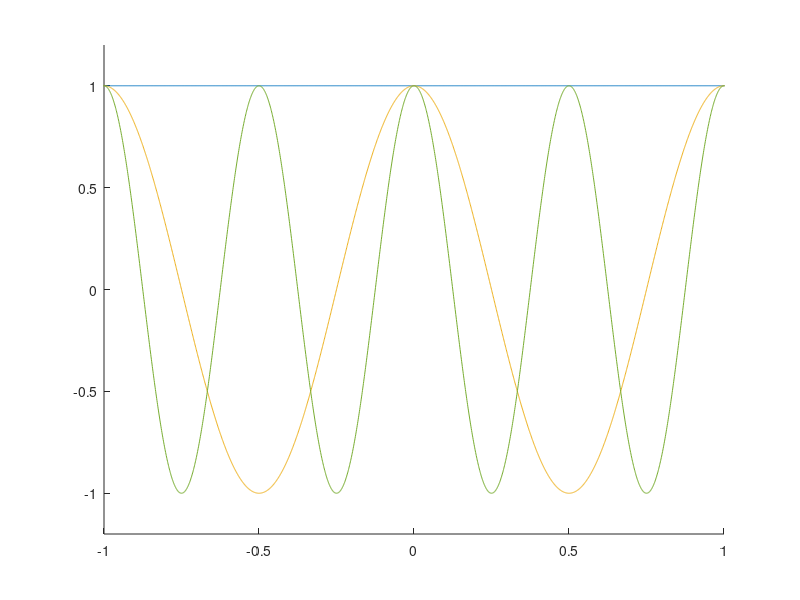

MATLAB code for this plot: (Note: this script raises an error after producing the figure.)
clear,clc,close all
L = 3;
phi = 3*pi/5;
ns = 0:3:6;
xs = -2*pi:0.001:2*pi;
N = max(ns)+3;
for n=ns
    % f = @(x) cos(2*pi*n/L.*(x+phi));
    % plot(xs,f(xs))
    hold on
    % fh = @(x) 0;
    % Rh = @(x) 0;
    % for m=-N:N
    %     k = 2*pi/L*m;
    %     fh = @(x) fh(x)+fm(n,m,L,phi).*exp(1i*k.*x);
    %     Rh = @(x) Rh(x)+Rm(n,m).*exp(1i*k.*x);
    % end
    % plot(xs,Rh(xs),LineWidth=2)
    % plot(xs,fh(xs),"r--")
    RR = @(l) cos(2*pi*n/L*l);
    plot(xs,RR(xs),LineWidth=2)
end
xlim([-1,1])
ylim([-1.2,1.2])
ylabel("$R(\ell)$", Interpreter="latex")
xlabel("$\ell$", Interpreter="latex")
legend("n=0","n=3","n=6",Location="east")
set(gca,"LineWidth",2,"FontSize",15,"Box","on")

function out = fm(n,m,L,phi)
    out = 0;
    if n==m
        if n==0
            out = 1;
        else
            out = exp(1i*2*pi*n/L*phi)/2;
        end
    elseif n==-m
        out = exp(-1i*2*pi*n/L*phi)/2;
    end
end

function out = Rm(n,m)
    out = 0;
    if n==m
        if n==0
            out = 1;
        else
            out = 1/4;
        end
    end
end